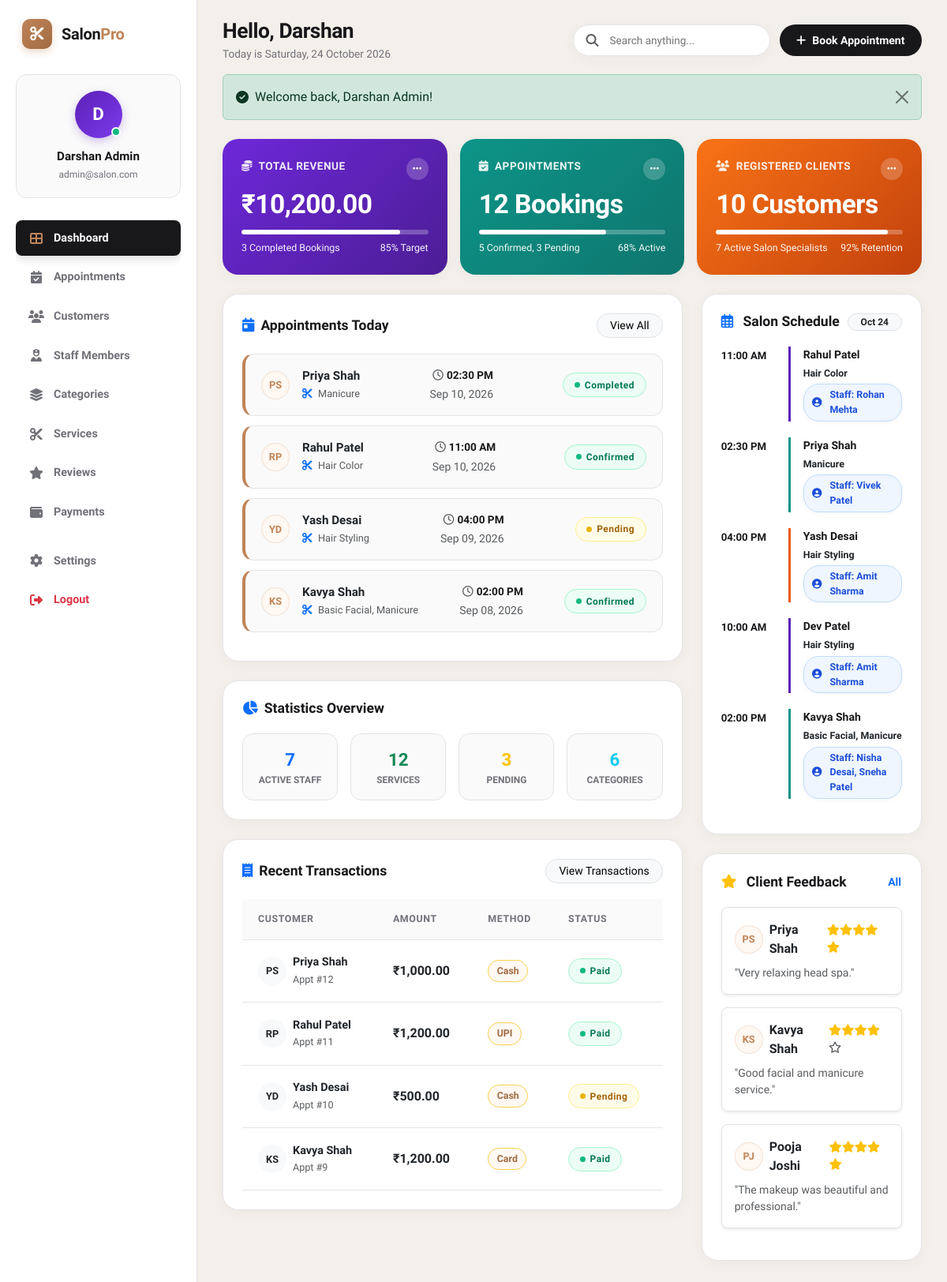
The page /admin/index.php (signed in) on the database its author committed.
### tables this page shows
CREATE TABLE `appointments` (
  `appointment_id` int(10) UNSIGNED NOT NULL,
  `customer_id` int(10) UNSIGNED NOT NULL,
  `appointment_date` date NOT NULL,
  `appointment_time` time NOT NULL,
  `status` enum('Pending','Confirmed','Completed','Cancelled') NOT NULL DEFAULT 'Pending',
  `notes` text DEFAULT NULL,
  `created_at` timestamp NOT NULL DEFAULT current_timestamp(),
  `updated_at` timestamp NOT NULL DEFAULT current_timestamp() ON UPDATE current_timestamp()
);

CREATE TABLE `customers` (
  `customer_id` int(10) UNSIGNED NOT NULL,
  `name` varchar(100) NOT NULL,
  `email` varchar(100) NOT NULL,
  `phone` varchar(15) NOT NULL,
  `password` varchar(255) NOT NULL,
  `gender` enum('Male','Female','Other') DEFAULT NULL,
  `address` varchar(255) DEFAULT NULL,
  `status` enum('active','inactive') NOT NULL DEFAULT 'active',
  `created_at` timestamp NOT NULL DEFAULT current_timestamp(),
  `updated_at` timestamp NOT NULL DEFAULT current_timestamp() ON UPDATE current_timestamp()
);

CREATE TABLE `payments` (
  `payment_id` int(10) UNSIGNED NOT NULL,
  `appointment_id` int(10) UNSIGNED NOT NULL,
  `amount` decimal(10,2) NOT NULL,
  `payment_method` enum('Cash','Card','UPI') NOT NULL,
  `payment_status` enum('Pending','Paid','Failed') NOT NULL DEFAULT 'Pending',
  `transaction_id` varchar(100) DEFAULT NULL,
  `payment_date` timestamp NOT NULL DEFAULT current_timestamp()
);

CREATE TABLE `reviews` (
  `review_id` int(10) UNSIGNED NOT NULL,
  `customer_id` int(10) UNSIGNED NOT NULL,
  `appointment_id` int(10) UNSIGNED NOT NULL,
  `rating` tinyint(3) UNSIGNED NOT NULL,
  `comment` text DEFAULT NULL,
  `status` enum('visible','hidden') NOT NULL DEFAULT 'visible',
  `created_at` timestamp NOT NULL DEFAULT current_timestamp(),
  `updated_at` timestamp NOT NULL DEFAULT current_timestamp() ON UPDATE current_timestamp()
);

### admin/index.php (the view, shortened to what the rows shown need)
<?php
require_once __DIR__ . '/../includes/db.php';
require_once __DIR__ . '/../includes/auth.php';
function get_initials($name) {
    $words = explode(' ', trim($name));
    $initials = '';
    foreach ($words as $w) {
        if (!empty($w)) $initials .= strtoupper($w[0]);
    }
    return substr($initials, 0, 2) ?: 'C';
}
$recent_appts_sql = "SELECT a.appointment_id, a.appointment_date, a.appointment_time, a.status, c.name AS customer_name,
                            GROUP_CONCAT(DISTINCT s.service_name SEPARATOR ', ') AS service_names
                     FROM appointments a
                     JOIN customers c ON a.customer_id = c.customer_id
                     LEFT JOIN appointment_services aps ON a.appointment_id = aps.appointment_id
                     LEFT JOIN services s ON aps.service_id = s.service_id
                     GROUP BY a.appointment_id
                     ORDER BY a.appointment_id DESC LIMIT 4";
$recent_appts_res = mysqli_query($conn, $recent_appts_sql);
$timeline_sql = "SELECT a.appointment_id, a.appointment_date, a.appointment_time, a.status, c.name AS customer_name,
                        GROUP_CONCAT(DISTINCT s.service_name SEPARATOR ', ') AS service_names,
                        GROUP_CONCAT(DISTINCT stf.name SEPARATOR ', ') AS staff_names
                 FROM appointments a
                 JOIN customers c ON a.customer_id = c.customer_id
                 LEFT JOIN appointment_services aps ON a.appointment_id = aps.appointment_id
                 LEFT JOIN services s ON aps.service_id = s.service_id
                 LEFT JOIN appointment_staff apst ON a.appointment_id = apst.appointment_id
                 LEFT JOIN staff stf ON apst.staff_id = stf.staff_id
                 GROUP BY a.appointment_id
                 ORDER BY a.appointment_date DESC, a.appointment_time ASC LIMIT 5";
$timeline_res = mysqli_query($conn, $timeline_sql);
$payments_sql = "SELECT p.payment_id, p.appointment_id, p.amount, p.payment_method, p.payment_status, c.name AS customer_name
                 FROM payments p
                 JOIN appointments a ON p.appointment_id = a.appointment_id
                 JOIN customers c ON a.customer_id = c.customer_id
                 ORDER BY p.payment_id DESC LIMIT 4";
$payments_res = mysqli_query($conn, $payments_sql);
$reviews_sql = "SELECT r.review_id, r.rating, r.comment, r.status, c.name AS customer_name
                FROM reviews r
                JOIN customers c ON r.customer_id = c.customer_id
                ORDER BY r.review_id DESC LIMIT 3";
$reviews_res = mysqli_query($conn, $reviews_sql);
include __DIR__ . '/../includes/header.php';
include __DIR__ . '/../includes/sidebar.php';
include __DIR__ . '/../includes/navbar.php';
?>
<div class="row g-4">
    <div class="col-lg-8">
        <div class="premium-panel mb-4">
            <?php if ($recent_appts_res && mysqli_num_rows($recent_appts_res) > 0): ?>
                <?php while ($app = mysqli_fetch_assoc($recent_appts_res)): ?>
                    <div class="appt-item-card">
                        <div class="d-flex align-items-center gap-3">
                            <div class="avatar-circle-sm bg-gold-subtle text-gold fw-bold">
                                <?php echo get_initials($app['customer_name']); ?>
                            </div>
                            <div class="appt-item-info">
                                <h6 class="mb-1 text-dark fw-bold"><?php echo htmlspecialchars($app['customer_name']); ?></h6>
                                <p class="mb-0 text-muted fs-7"><i class="fas fa-scissors me-1 text-primary"></i> <?php echo htmlspecialchars($app['service_names'] ?: 'General Service'); ?></p>
                            </div>
                        </div>
                        <div class="appt-item-time text-end">
                            <span class="time-badge"><i class="far fa-clock me-1 text-muted"></i><?php echo date('h:i A', strtotime($app['appointment_time'])); ?></span>
                            <small class="text-muted d-block mt-1"><?php echo date('M d, Y', strtotime($app['appointment_date'])); ?></small>
                        </div>
                        <div>
                            <?php
                            $st = strtolower($app['status']);
                            $dot_cls = 'dot-yellow';
                            if ($st === 'confirmed') $dot_cls = 'dot-green';
                            if ($st === 'completed') $dot_cls = 'dot-teal';
                            ?>
                            <span class="status-pill-btn <?php echo $st; ?> cursor-default">
                                <span class="status-dot <?php echo $dot_cls; ?>"></span>
                                <span class="fw-bold fs-7"><?php echo htmlspecialchars($app['status']); ?></span>
                            </span>
                        </div>
                    </div>
                <?php endwhile; ?>
            <?php else: ?>
                <p class="text-center text-muted py-4">No appointments scheduled for today.</p>
            <?php endif; ?>
        </div>
        <div class="premium-panel">
            <div class="table-responsive-custom">
                <table class="table-custom">
                    <thead>
                        <tr>
                            <th>CUSTOMER</th>
                            <th>AMOUNT</th>
                            <th>METHOD</th>
                            <th>STATUS</th>
                        </tr>
                    </thead>
                    <tbody>
                        <?php if ($payments_res && mysqli_num_rows($payments_res) > 0): ?>
                            <?php while ($pay = mysqli_fetch_assoc($payments_res)): ?>
                                <tr>
                                    <td>
                                        <div class="d-flex align-items-center gap-2">
                                            <div class="avatar-circle-sm bg-light text-dark fw-bold">
                                                <?php echo get_initials($pay['customer_name']); ?>
                                            </div>
                                            <div>
                                                <strong class="text-dark d-block"><?php echo htmlspecialchars($pay['customer_name']); ?></strong>
                                                <small class="text-muted">Appt #<?php echo $pay['appointment_id']; ?></small>
                                            </div>
                                        </div>
                                    </td>
                                    <td><strong class="text-dark fs-6">₹<?php echo number_format($pay['amount'], 2); ?></strong></td>
                                    <td><span class="chip-selected-item cursor-default"><?php echo htmlspecialchars($pay['payment_method']); ?></span></td>
                                    <td>
                                        <?php
                                        $pst = strtolower($pay['payment_status']);
                                        $dot_cls = ($pst === 'paid') ? 'dot-green' : (($pst === 'pending') ? 'dot-yellow' : 'dot-red');
                                        ?>
                                        <span class="status-pill-btn <?php echo $pst; ?> cursor-default">
                                            <span class="status-dot <?php echo $dot_cls; ?>"></span>
                                            <span class="fw-bold fs-7"><?php echo htmlspecialchars($pay['payment_status']); ?></span>
                                        </span>
                                    </td>
                                </tr>
                            <?php endwhile; ?>
                        <?php else: ?>
                            <tr>
                                <td colspan="4" class="text-center text-muted py-3">No payments recorded.</td>
                            </tr>
                        <?php endif; ?>
                    </tbody>
                </table>
            </div>
        </div>
    </div>
    <div class="col-lg-4">
        <div class="timeline-panel mb-4">
            <?php if ($timeline_res && mysqli_num_rows($timeline_res) > 0): ?>
                <?php
                $line_classes = ['purple-line', 'teal-line', 'coral-line'];
                $idx = 0;
                while ($tl = mysqli_fetch_assoc($timeline_res)):
                    $line_cls = $line_classes[$idx % 3];
                    $idx++;
                ?>
                    <div class="timeline-item">
                        <div class="timeline-time">
                            <?php echo date('h:i A', strtotime($tl['appointment_time'])); ?>
                        </div>
                        <div class="timeline-content <?php echo $line_cls; ?>">
                            <div class="timeline-title"><?php echo htmlspecialchars($tl['customer_name']); ?></div>
                            <div class="timeline-subtitle mt-1">
                                <span class="d-block text-dark fw-semibold mb-1"><?php echo htmlspecialchars($tl['service_names'] ?: 'Salon Service'); ?></span>
                                <span class="chip-selected-item chip-staff-selected fs-8">
                                    <i class="fas fa-user-circle me-1"></i>Staff: <?php echo htmlspecialchars($tl['staff_names'] ?: 'Assigned Staff'); ?>
                                </span>
                            </div>
                        </div>
                    </div>
                <?php endwhile; ?>
            <?php else: ?>
                <p class="text-center text-muted py-4">No upcoming bookings on schedule.</p>
            <?php endif; ?>
        </div>
        <div class="timeline-panel">
            <?php if ($reviews_res && mysqli_num_rows($reviews_res) > 0): ?>
                <?php while ($rev = mysqli_fetch_assoc($reviews_res)): ?>
                    <div class="p-3 bg-white rounded-3 mb-3 border shadow-sm">
                        <div class="d-flex justify-content-between align-items-center mb-2">
                            <div class="d-flex align-items-center gap-2">
                                <div class="avatar-circle-sm bg-gold-subtle text-gold fw-bold">
                                    <?php echo get_initials($rev['customer_name']); ?>
                                </div>
                                <strong class="text-dark font-weight-600 fs-7"><?php echo htmlspecialchars($rev['customer_name']); ?></strong>
                            </div>
                            <div class="star-rating text-warning fs-7">
                                <?php
                                $r = (int)$rev['rating'];
                                for ($i = 1; $i <= 5; $i++) {
                                    if ($i <= $r) {
                                        echo '<i class="fas fa-star"></i>';
                                    } else {
                                        echo '<i class="far fa-star text-muted"></i>';
                                    }
                                }
                                ?>
                            </div>
                        </div>
                        <p class="text-muted mb-0 font-italic small fs-7">"<?php echo htmlspecialchars(substr($rev['comment'], 0, 80)) . (strlen($rev['comment']) > 80 ? '...' : ''); ?>"</p>
                    </div>
                <?php endwhile; ?>
            <?php else: ?>
                <p class="text-center text-muted py-3">No reviews submitted yet.</p>
            <?php endif; ?>
        </div>
    </div>
</div>
<?php include __DIR__ . '/../includes/footer.php'; ?>

### includes/sidebar.php (shortened to what the rows shown need)
<?php
$admin_display_name = isset($current_admin['name']) ? $current_admin['name'] : 'Administrator';
$admin_display_email = isset($current_admin['email']) ? $current_admin['email'] : 'admin@salon.com';
$initials = strtoupper(substr($admin_display_name, 0, 1));
?>
<aside id="sidebar">
    <div class="sidebar-profile-card">
        <div class="profile-avatar-circle">
            <?php echo htmlspecialchars($initials); ?>
            <span class="profile-avatar-status" title="Active"></span>
        </div>
        <div class="profile-name"><?php echo htmlspecialchars($admin_display_name); ?></div>
        <div class="profile-email"><?php echo htmlspecialchars($admin_display_email); ?></div>
    </div>
</aside>

### includes/navbar.php (shortened to what the rows shown need)
<?php
$admin_name = isset($current_admin['name']) ? strtok($current_admin['name'], " ") : 'Admin';
?>
<main id="main-content">
    <header class="top-header-bar">
        <div class="d-flex align-items-center gap-3">
            <div>
                <h1 class="greeting-title">Hello, <?php echo htmlspecialchars($admin_name); ?></h1>
                <p class="greeting-subtitle">Today is <?php echo date('l, d F Y'); ?></p>
            </div>
        </div>
    </header>
    <div class="dashboard-container">

### rows shown on the page
appointments: customer.name "PS", customer.name "Priya Shah", service_names "Manicure", appointment_time "02:30 PM", appointment_date "Sep 10, 2026", status "Completed", staff_names "Vivek Patel"
appointments: customer.name "RP", customer.name "Rahul Patel", service_names "Hair Color", appointment_time "11:00 AM", appointment_date "Sep 10, 2026", status "Confirmed", staff_names "Rohan Mehta"
appointments: customer.name "YD", customer.name "Yash Desai", service_names "Hair Styling", appointment_time "04:00 PM", appointment_date "Sep 09, 2026", status "Pending", staff_names "Amit Sharma"
appointments: customer.name "KS", customer.name "Kavya Shah", service_names "Basic Facial, Manicure", appointment_time "02:00 PM", appointment_date "Sep 08, 2026", status "Confirmed", staff_names "Nisha Desai, Sneha Patel"
payments: customers.name "PS", customers.name "Priya Shah", appointment "12", amount "1,000.00", payment_method "Cash", payment_status "Paid"
payments: customers.name "RP", customers.name "Rahul Patel", appointment "11", amount "1,200.00", payment_method "UPI", payment_status "Paid"
payments: customers.name "YD", customers.name "Yash Desai", appointment "10", amount "500.00", payment_method "Cash", payment_status "Pending"
payments: customers.name "KS", customers.name "Kavya Shah", appointment "9", amount "1,200.00", payment_method "Card", payment_status "Paid"
appointments: appointment_time "10:00 AM", customer.name "Dev Patel", service_names "Hair Styling", staff_names "Amit Sharma"
reviews: customer.name "PS", customer.name "Priya Shah", rating 5 (drawn), comment "Very relaxing head spa."
reviews: customer.name "KS", customer.name "Kavya Shah", rating 4 (drawn), comment "Good facial and manicure service."
reviews: customer.name "PJ", customer.name "Pooja Joshi", rating 5 (drawn), comment "The makeup was beautiful and professional."

### other values the page prints
$initials "D"
$admin_display_name "Darshan Admin"
$admin_display_email "admin@salon.com"
$admin_name "Darshan"
$message "Welcome back, Darshan Admin!"
$stats['total_revenue'] "10,200.00"
$stats['completed_appointments'] "3"
$stats['appointments'] "12"
$stats['confirmed_appointments'] "5"
$stats['pending_appointments'] "3"
$stats['customers'] "10"
$stats['staff'] "7"
$stats['services'] "12"
$stats['categories'] "6"
